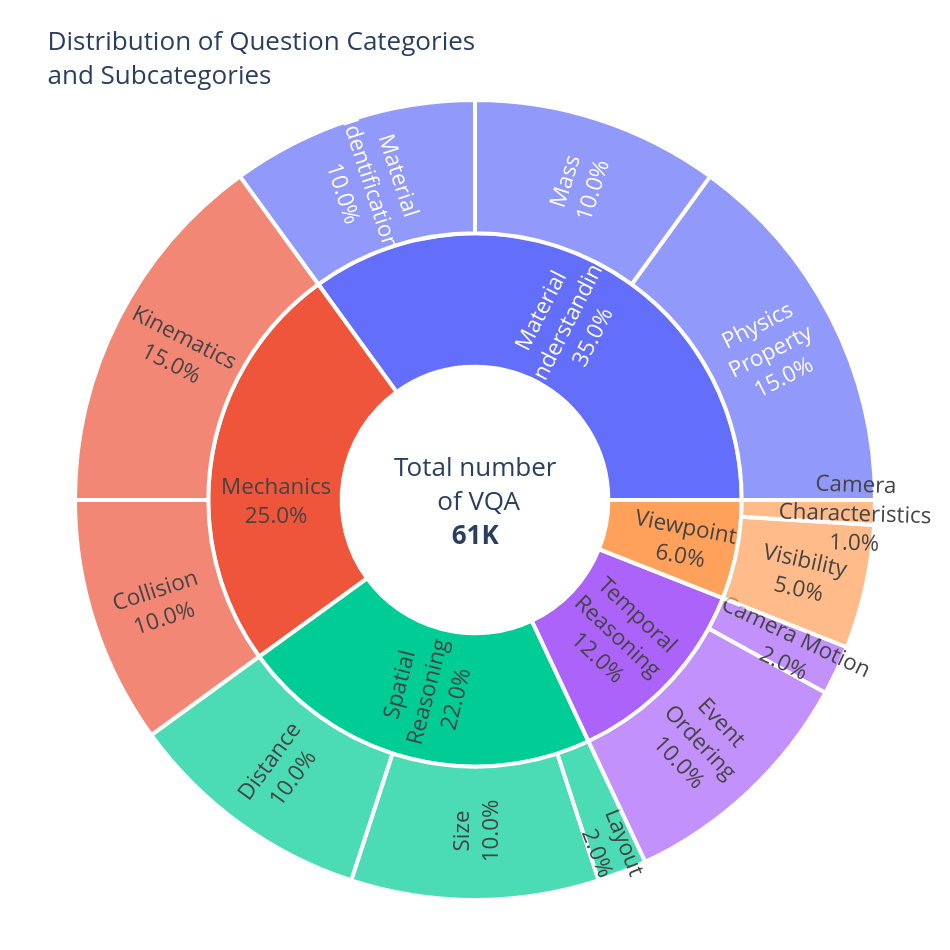

Source (notebook cell):
### Code cell
import json
import plotly.graph_objects as go

PATH_BAL_SUB = "/data0/sebastian.cavada/compositional-physics/tiny_vqa_deterministic/answering_questions/balancing_sub_categories.json"
PATH_DATA = "/data0/sebastian.cavada/compositional-physics/tiny_vqa_deterministic/simple_vqa.json"

CENTER_TEXT = "Total number<br> of VQA<br><b>61K</b>"
PERCENT_MODE = "entry"  # or "parent"

# Label mappings
mapping_sub = {
    "visibility": "Visibility",
    "material_identification": "Material<br>Identification",
    "size": "Size",
    "camera_characteristics": "Camera<br>Characteristics",
    "physics_property": "Physics<br>Property",
    "kinematics": "Kinematics",
    "collision": "Collision",
    "mass": "Mass",
    "camera_motion": "Camera Motion",
    "layout": "Layout",
    "distance": "Distance",
    "event_ordering": "Event<br>Ordering",
}

mapping_cat = {
    "mechanics": "Mechanics",
    "spatial_reasoning": "Spatial<br>Reasoning",
    "visual_percetion": "Visual<br>Perception",
    "temporal": "Temporal<br>Reasoning",
    "view_point": "Viewpoint",
    "material_understanding": "Material<br>Understanding",
}

with open(PATH_BAL_SUB) as f:
    balancing = json.load(f)
with open(PATH_DATA) as f:
    data = json.load(f)

root_label = CENTER_TEXT
labels, parents, values = [root_label], [""], [0.0]
main_totals, subs_for_main = {}, {}

for main_cat, items in data.items():
    seen = set()
    for _, props in items.items():
        if isinstance(props, dict):
            sc = props.get("sub_category")
            if sc and sc in balancing:
                seen.add(sc)
    if not seen:
        continue
    total = sum(balancing[sc] for sc in seen)
    if total > 0:
        main_totals[main_cat] = total
        subs_for_main[main_cat] = sorted(seen)

for main_cat, total in main_totals.items():
    labels.append(mapping_cat.get(main_cat, main_cat))
    parents.append(root_label)
    values.append(total)

for main_cat, sc_list in subs_for_main.items():
    parent_label = mapping_cat.get(main_cat, main_cat)
    for sc in sc_list:
        labels.append(mapping_sub.get(sc, sc))
        parents.append(parent_label)
        values.append(balancing[sc])

values[0] = sum(main_totals.values())

if PERCENT_MODE == "parent":
    percent_token = "%{percentParent:.1%}"
    hover_label = "of parent"
else:
    percent_token = "%{percentEntry:.1%}"
    hover_label = "of total"

# labels[4] = "asdasd"

# Build the figure
fig = go.Figure(
    go.Sunburst(
        labels=labels,
        parents=parents,
        values=values,
        branchvalues="total",
        insidetextorientation="radial",
        textinfo="label+percent entry",
        texttemplate=[
            "" if i == 0 else "%{label}<br>" + percent_token  # hide center label
            for i in range(len(labels))
        ],
        textfont=dict(size=25),
        marker=dict(line=dict(color="white", width=4)),
    )
)

# Optional annotation in the center
if CENTER_TEXT:
    fig.add_annotation(
        text=f"{CENTER_TEXT}", showarrow=False, font=dict(size=26), x=0.5, y=0.5
    )

fig.update_layout(
    title=dict(
        text="Distribution of Question Categories<br>and Subcategories",
        font=dict(size=26),
    ),
    uniformtext=dict(minsize=22, mode="show"),
    width=950,
    height=950,
    margin=dict(t=100, l=50, r=50, b=50),
)

fig.update_traces(
    hovertemplate="<b>%{label}</b><br>"
    "Value: %{value:.4f}<br>"
    f"Percent {hover_label}: " + percent_token + "<extra></extra>"
)


fig.show()

### Figure 1 — Plotly figure (JSON) as saved in the notebook; plotly's stock layout.template omitted (floating-point values rounded to 4 significant figures)
{"data": [{"branchvalues": "total", "hovertemplate": "<b>%{label}</b><br>Value: %{value:.4f}<br>Percent of total: %{percentEntry:.1%}<extra></extra>", "insidetextorientation": "radial", "labels": ["Total number<br> of VQA<br><b>61K</b>", "Spatial<br>Reasoning", "Mechanics", "Material<br>Understanding", "Viewpoint", "Temporal<br>Reasoning", "Distance", "Layout", "Size", "Collision", "Kinematics", "Mass", "Material<br>Identification", "Physics<br>Property", "Camera<br>Characteristics", "Visibility", "Camera Motion", "Event<br>Ordering"], "marker": {"line": {"color": "white", "width": 4}}, "parents": ["", "Total number<br> of VQA<br><b>61K</b>", "Total number<br> of VQA<br><b>61K</b>", "Total number<br> of VQA<br><b>61K</b>", "Total number<br> of VQA<br><b>61K</b>", "Total number<br> of VQA<br><b>61K</b>", "Spatial<br>Reasoning", "Spatial<br>Reasoning", "Spatial<br>Reasoning", "Mechanics", "Mechanics", "Material<br>Understanding", "Material<br>Understanding", "Material<br>Understanding", "Viewpoint", "Viewpoint", "Temporal<br>Reasoning", "Temporal<br>Reasoning"], "textfont": {"size": 25}, "textinfo": "label+percent entry", "texttemplate": ["", "%{label}<br>%{percentEntry:.1%}", "%{label}<br>%{percentEntry:.1%}", "%{label}<br>%{percentEntry:.1%}", "%{label}<br>%{percentEntry:.1%}", "%{label}<br>%{percentEntry:.1%}", "%{label}<br>%{percentEntry:.1%}", "%{label}<br>%{percentEntry:.1%}", "%{label}<br>%{percentEntry:.1%}", "%{label}<br>%{percentEntry:.1%}", "%{label}<br>%{percentEntry:.1%}", "%{label}<br>%{percentEntry:.1%}", "%{label}<br>%{percentEntry:.1%}", "%{label}<br>%{percentEntry:.1%}", "%{label}<br>%{percentEntry:.1%}", "%{label}<br>%{percentEntry:.1%}", "%{label}<br>%{percentEntry:.1%}", "%{label}<br>%{percentEntry:.1%}"], "type": "sunburst", "values": [1, 0.22, 0.25, 0.35, 0.06, 0.12, 0.1, 0.02, 0.1, 0.1, 0.15, 0.1, 0.1, 0.15, 0.01, 0.05, 0.02, 0.1]}], "layout": {"annotations": [{"font": {"size": 26}, "showarrow": false, "text": "Total number<br> of VQA<br><b>61K</b>", "x": 0.5, "y": 0.5}], "height": 950, "margin": {"b": 50, "l": 50, "r": 50, "t": 100}, "title": {"font": {"size": 26}, "text": "Distribution of Question Categories<br>and Subcategories"}, "uniformtext": {"minsize": 22, "mode": "show"}, "width": 950}}
